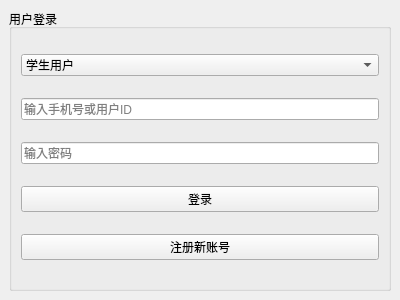
<?xml version="1.0" encoding="UTF-8"?>
<ui version="4.0">
 <class>LoginWindow</class>
 <widget class="QMainWindow" name="LoginWindow">
  <property name="geometry">
   <rect>
    <x>0</x>
    <y>0</y>
    <width>400</width>
    <height>300</height>
   </rect>
  </property>
  <property name="windowTitle">
   <string>校园快递驿站 - 登录</string>
  </property>
  <widget class="QWidget" name="centralWidget">
   <layout class="QVBoxLayout" name="verticalLayout">
    <item>
     <widget class="QGroupBox" name="groupBox">
      <property name="title">
       <string>用户登录</string>
      </property>
      <layout class="QVBoxLayout" name="verticalLayout_2">
       <item>
        <widget class="QComboBox" name="userTypeCombo">
         <item>
          <property name="text">
           <string>学生用户</string>
          </property>
         </item>
         <item>
          <property name="text">
           <string>工作人员</string>
          </property>
         </item>
        </widget>
       </item>
       <item>
        <widget class="QLineEdit" name="usernameEdit">
         <property name="placeholderText">
          <string>输入手机号或用户ID</string>
         </property>
        </widget>
       </item>
       <item>
        <widget class="QLineEdit" name="passwordEdit">
         <property name="placeholderText">
          <string>输入密码</string>
         </property>
         <property name="echoMode">
          <enum>QLineEdit::Password</enum>
         </property>
        </widget>
       </item>
       <item>
        <widget class="QPushButton" name="loginButton">
         <property name="text">
          <string>登录</string>
         </property>
        </widget>
       </item>
       <item>
        <widget class="QPushButton" name="registerButton">
         <property name="text">
          <string>注册新账号</string>
         </property>
        </widget>
       </item>
      </layout>
     </widget>
    </item>
   </layout>
  </widget>
 </widget>
 <resources/>
 <connections/>
</ui>
